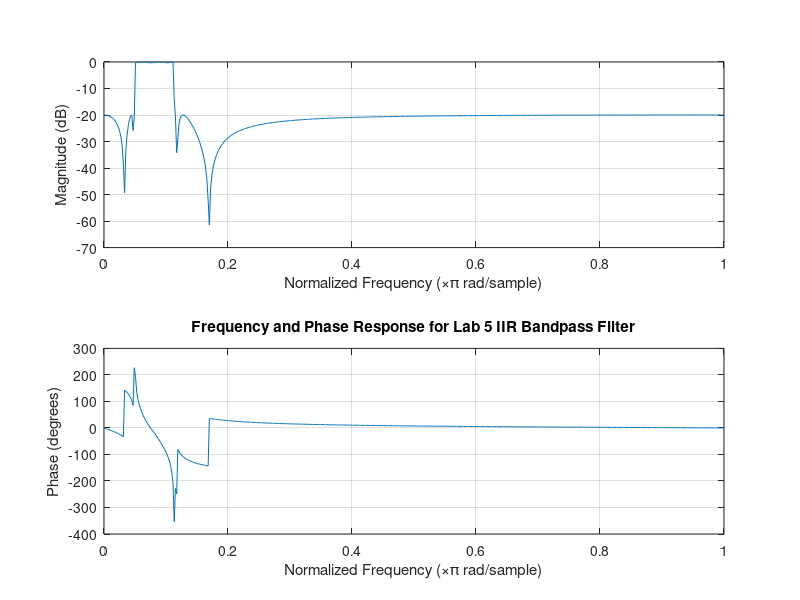
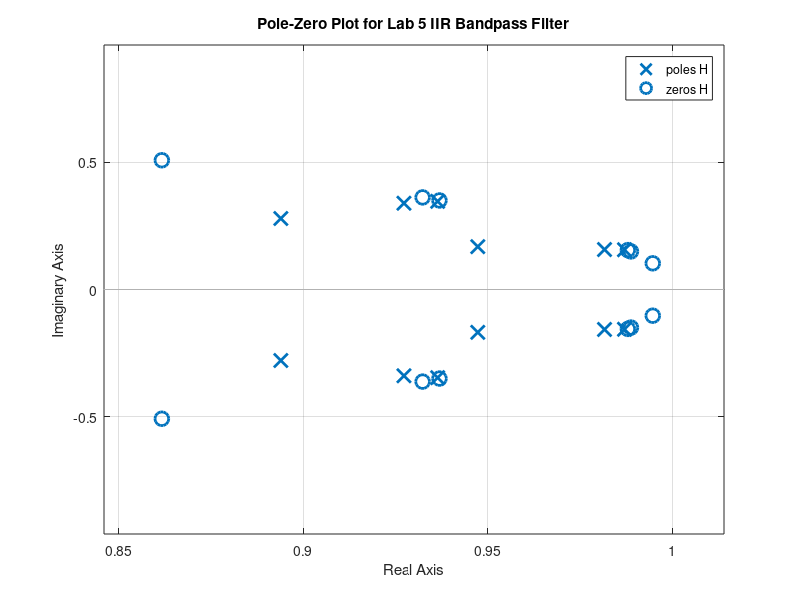

These charts were generated, in order, by the following MATLAB code:
clear all;
close all;

for order=6:6
[b,a] = ellip(order,0.3,20,[200 450]/4000);

figure;
freqz(b,a);
title('Frequency and Phase Response for Lab 5 IIR Bandpass Filter');


figure;
H = tf(b,a);
pzmap(H);
title('Pole-Zero Plot for Lab 5 IIR Bandpass Filter');
grid on;

%IIR coefficients output printed according to C-syntax
str = sprintf('IIR_coeff_DF2T_%d.txt',order*2);
fid = fopen(str,'w');
%fprintf(fid, '#define N %d\n', length(a));
%fprintf(fid, '#define M %d\n', length(b));
fprintf(fid, '// IIR filter coefficients \n');
fprintf(fid, 'double a[]={');
fprintf(fid, '%2.16e,\t', a);
fprintf(fid, '};\n');
fprintf(fid, 'double b[]={');
fprintf(fid, '%2.16e,\t', b);
fprintf(fid, '};\n');
fclose(fid);
end
